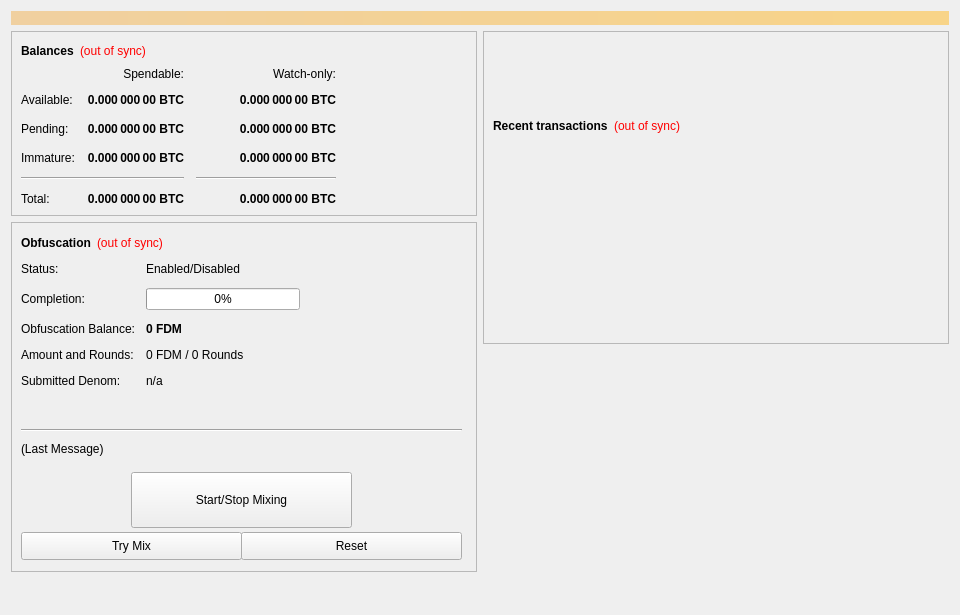
<?xml version="1.0" encoding="UTF-8"?>
<ui version="4.0">
 <class>OverviewPage</class>
 <widget class="QWidget" name="OverviewPage">
  <property name="geometry">
   <rect>
    <x>0</x>
    <y>0</y>
    <width>960</width>
    <height>615</height>
   </rect>
  </property>
  <property name="minimumSize">
   <size>
    <width>960</width>
    <height>0</height>
   </size>
  </property>
  <property name="windowTitle">
   <string>Form</string>
  </property>
  <layout class="QVBoxLayout" name="topLayout">
   <item>
    <widget class="QLabel" name="labelAlerts">
     <property name="visible">
      <bool>false</bool>
     </property>
     <property name="styleSheet">
      <string notr="true">background-color: qlineargradient(x1: 0, y1: 0, x2: 1, y2: 0, stop:0 #F0D0A0, stop:1 #F8D488); color:#000000;</string>
     </property>
     <property name="wordWrap">
      <bool>true</bool>
     </property>
     <property name="margin">
      <number>3</number>
     </property>
    </widget>
   </item>
   <item>
    <layout class="QHBoxLayout" name="horizontalLayout" stretch="1,1">
     <item>
      <layout class="QVBoxLayout" name="verticalLayout_2">
       <item>
        <widget class="QFrame" name="frame">
         <property name="frameShape">
          <enum>QFrame::StyledPanel</enum>
         </property>
         <property name="frameShadow">
          <enum>QFrame::Raised</enum>
         </property>
         <layout class="QVBoxLayout" name="verticalLayout_4">
          <item>
           <layout class="QHBoxLayout" name="horizontalLayout_4">
            <item>
             <widget class="QLabel" name="label_5">
              <property name="font">
               <font>
                <weight>75</weight>
                <bold>true</bold>
               </font>
              </property>
              <property name="text">
               <string>Balances</string>
              </property>
             </widget>
            </item>
            <item>
             <widget class="QLabel" name="labelWalletStatus">
              <property name="cursor">
               <cursorShape>WhatsThisCursor</cursorShape>
              </property>
              <property name="toolTip">
               <string>The displayed information may be out of date. Your wallet automatically synchronizes with the FDM network after a connection is established, but this process has not completed yet.</string>
              </property>
              <property name="styleSheet">
               <string notr="true">QLabel { color: red; }</string>
              </property>
              <property name="text">
               <string notr="true">(out of sync)</string>
              </property>
              <property name="alignment">
               <set>Qt::AlignLeading|Qt::AlignLeft|Qt::AlignVCenter</set>
              </property>
             </widget>
            </item>
            <item>
             <spacer name="horizontalSpacer_3">
              <property name="orientation">
               <enum>Qt::Horizontal</enum>
              </property>
              <property name="sizeHint" stdset="0">
               <size>
                <width>40</width>
                <height>20</height>
               </size>
              </property>
             </spacer>
            </item>
           </layout>
          </item>
          <item>
           <layout class="QGridLayout" name="gridLayout">
            <property name="spacing">
             <number>12</number>
            </property>
            <item row="2" column="2">
             <widget class="QLabel" name="labelWatchPending">
              <property name="font">
               <font>
                <weight>75</weight>
                <bold>true</bold>
               </font>
              </property>
              <property name="cursor">
               <cursorShape>IBeamCursor</cursorShape>
              </property>
              <property name="toolTip">
               <string>Unconfirmed transactions to watch-only addresses</string>
              </property>
              <property name="text">
               <string notr="true">0.000 000 00 BTC</string>
              </property>
              <property name="alignment">
               <set>Qt::AlignRight|Qt::AlignTrailing|Qt::AlignVCenter</set>
              </property>
              <property name="textInteractionFlags">
               <set>Qt::LinksAccessibleByMouse|Qt::TextSelectableByKeyboard|Qt::TextSelectableByMouse</set>
              </property>
             </widget>
            </item>
            <item row="2" column="1">
             <widget class="QLabel" name="labelUnconfirmed">
              <property name="font">
               <font>
                <weight>75</weight>
                <bold>true</bold>
               </font>
              </property>
              <property name="cursor">
               <cursorShape>IBeamCursor</cursorShape>
              </property>
              <property name="toolTip">
               <string>Total of transactions that have yet to be confirmed, and do not yet count toward the spendable balance</string>
              </property>
              <property name="text">
               <string notr="true">0.000 000 00 BTC</string>
              </property>
              <property name="alignment">
               <set>Qt::AlignRight|Qt::AlignTrailing|Qt::AlignVCenter</set>
              </property>
              <property name="textInteractionFlags">
               <set>Qt::LinksAccessibleByMouse|Qt::TextSelectableByKeyboard|Qt::TextSelectableByMouse</set>
              </property>
             </widget>
            </item>
            <item row="3" column="2">
             <widget class="QLabel" name="labelWatchImmature">
              <property name="font">
               <font>
                <weight>75</weight>
                <bold>true</bold>
               </font>
              </property>
              <property name="cursor">
               <cursorShape>IBeamCursor</cursorShape>
              </property>
              <property name="toolTip">
               <string>Staked or masternode rewards in watch-only addresses that has not yet matured</string>
              </property>
              <property name="text">
               <string notr="true">0.000 000 00 BTC</string>
              </property>
              <property name="alignment">
               <set>Qt::AlignRight|Qt::AlignTrailing|Qt::AlignVCenter</set>
              </property>
              <property name="textInteractionFlags">
               <set>Qt::LinksAccessibleByMouse|Qt::TextSelectableByKeyboard|Qt::TextSelectableByMouse</set>
              </property>
             </widget>
            </item>
            <item row="4" column="0" colspan="2">
             <widget class="Line" name="lineSpendableBalance">
              <property name="orientation">
               <enum>Qt::Horizontal</enum>
              </property>
             </widget>
            </item>
            <item row="4" column="2">
             <widget class="Line" name="lineWatchBalance">
              <property name="sizePolicy">
               <sizepolicy hsizetype="Preferred" vsizetype="Fixed">
                <horstretch>0</horstretch>
                <verstretch>0</verstretch>
               </sizepolicy>
              </property>
              <property name="minimumSize">
               <size>
                <width>140</width>
                <height>0</height>
               </size>
              </property>
              <property name="orientation">
               <enum>Qt::Horizontal</enum>
              </property>
             </widget>
            </item>
            <item row="5" column="0">
             <widget class="QLabel" name="labelTotalText">
              <property name="text">
               <string>Total:</string>
              </property>
             </widget>
            </item>
            <item row="3" column="1">
             <widget class="QLabel" name="labelImmature">
              <property name="font">
               <font>
                <weight>75</weight>
                <bold>true</bold>
               </font>
              </property>
              <property name="cursor">
               <cursorShape>IBeamCursor</cursorShape>
              </property>
              <property name="toolTip">
               <string>Staked or masternode rewards that has not yet matured</string>
              </property>
              <property name="text">
               <string notr="true">0.000 000 00 BTC</string>
              </property>
              <property name="alignment">
               <set>Qt::AlignRight|Qt::AlignTrailing|Qt::AlignVCenter</set>
              </property>
              <property name="textInteractionFlags">
               <set>Qt::LinksAccessibleByMouse|Qt::TextSelectableByKeyboard|Qt::TextSelectableByMouse</set>
              </property>
             </widget>
            </item>
            <item row="2" column="3">
             <spacer name="horizontalSpacer_2">
              <property name="orientation">
               <enum>Qt::Horizontal</enum>
              </property>
              <property name="sizeHint" stdset="0">
               <size>
                <width>40</width>
                <height>20</height>
               </size>
              </property>
             </spacer>
            </item>
            <item row="3" column="0">
             <widget class="QLabel" name="labelImmatureText">
              <property name="text">
               <string>Immature:</string>
              </property>
             </widget>
            </item>
            <item row="5" column="1">
             <widget class="QLabel" name="labelTotal">
              <property name="font">
               <font>
                <weight>75</weight>
                <bold>true</bold>
               </font>
              </property>
              <property name="cursor">
               <cursorShape>IBeamCursor</cursorShape>
              </property>
              <property name="toolTip">
               <string>Your current total balance</string>
              </property>
              <property name="text">
               <string notr="true">0.000 000 00 BTC</string>
              </property>
              <property name="alignment">
               <set>Qt::AlignRight|Qt::AlignTrailing|Qt::AlignVCenter</set>
              </property>
              <property name="textInteractionFlags">
               <set>Qt::LinksAccessibleByMouse|Qt::TextSelectableByKeyboard|Qt::TextSelectableByMouse</set>
              </property>
             </widget>
            </item>
            <item row="5" column="2">
             <widget class="QLabel" name="labelWatchTotal">
              <property name="font">
               <font>
                <weight>75</weight>
                <bold>true</bold>
               </font>
              </property>
              <property name="cursor">
               <cursorShape>IBeamCursor</cursorShape>
              </property>
              <property name="toolTip">
               <string>Current total balance in watch-only addresses</string>
              </property>
              <property name="text">
               <string notr="true">0.000 000 00 BTC</string>
              </property>
              <property name="alignment">
               <set>Qt::AlignRight|Qt::AlignTrailing|Qt::AlignVCenter</set>
              </property>
              <property name="textInteractionFlags">
               <set>Qt::LinksAccessibleByMouse|Qt::TextSelectableByKeyboard|Qt::TextSelectableByMouse</set>
              </property>
             </widget>
            </item>
            <item row="0" column="2">
             <widget class="QLabel" name="labelWatchonly">
              <property name="text">
               <string>Watch-only:</string>
              </property>
              <property name="alignment">
               <set>Qt::AlignRight|Qt::AlignTrailing|Qt::AlignVCenter</set>
              </property>
             </widget>
            </item>
            <item row="1" column="0">
             <widget class="QLabel" name="labelBalanceText">
              <property name="text">
               <string>Available:</string>
              </property>
             </widget>
            </item>
            <item row="1" column="1">
             <widget class="QLabel" name="labelBalance">
              <property name="font">
               <font>
                <weight>75</weight>
                <bold>true</bold>
               </font>
              </property>
              <property name="cursor">
               <cursorShape>IBeamCursor</cursorShape>
              </property>
              <property name="toolTip">
               <string>Your current spendable balance</string>
              </property>
              <property name="text">
               <string notr="true">0.000 000 00 BTC</string>
              </property>
              <property name="alignment">
               <set>Qt::AlignRight|Qt::AlignTrailing|Qt::AlignVCenter</set>
              </property>
              <property name="textInteractionFlags">
               <set>Qt::LinksAccessibleByMouse|Qt::TextSelectableByKeyboard|Qt::TextSelectableByMouse</set>
              </property>
             </widget>
            </item>
            <item row="1" column="2">
             <widget class="QLabel" name="labelWatchAvailable">
              <property name="font">
               <font>
                <weight>75</weight>
                <bold>true</bold>
               </font>
              </property>
              <property name="cursor">
               <cursorShape>IBeamCursor</cursorShape>
              </property>
              <property name="toolTip">
               <string>Your current balance in watch-only addresses</string>
              </property>
              <property name="text">
               <string notr="true">0.000 000 00 BTC</string>
              </property>
              <property name="alignment">
               <set>Qt::AlignRight|Qt::AlignTrailing|Qt::AlignVCenter</set>
              </property>
              <property name="textInteractionFlags">
               <set>Qt::LinksAccessibleByMouse|Qt::TextSelectableByKeyboard|Qt::TextSelectableByMouse</set>
              </property>
             </widget>
            </item>
            <item row="2" column="0">
             <widget class="QLabel" name="labelPendingText">
              <property name="text">
               <string>Pending:</string>
              </property>
             </widget>
            </item>
            <item row="0" column="1">
             <widget class="QLabel" name="labelSpendable">
              <property name="text">
               <string>Spendable:</string>
              </property>
              <property name="alignment">
               <set>Qt::AlignRight|Qt::AlignTrailing|Qt::AlignVCenter</set>
              </property>
             </widget>
            </item>
           </layout>
          </item>
         </layout>
        </widget>
       </item>
       <item>
        <widget class="QFrame" name="frameObfuscation">
         <property name="minimumSize">
          <size>
           <width>0</width>
           <height>350</height>
          </size>
         </property>
         <property name="layoutDirection">
          <enum>Qt::LeftToRight</enum>
         </property>
         <property name="frameShape">
          <enum>QFrame::StyledPanel</enum>
         </property>
         <property name="frameShadow">
          <enum>QFrame::Raised</enum>
         </property>
         <widget class="QWidget" name="formLayoutWidget">
          <property name="geometry">
           <rect>
            <x>10</x>
            <y>40</y>
            <width>451</width>
            <height>161</height>
           </rect>
          </property>
          <layout class="QFormLayout" name="formLayout">
           <property name="fieldGrowthPolicy">
            <enum>QFormLayout::AllNonFixedFieldsGrow</enum>
           </property>
           <property name="horizontalSpacing">
            <number>11</number>
           </property>
           <property name="verticalSpacing">
            <number>12</number>
           </property>
           <item row="0" column="0">
            <widget class="QLabel" name="label_6">
             <property name="text">
              <string>Status:</string>
             </property>
            </widget>
           </item>
           <item row="1" column="0">
            <widget class="QLabel" name="label_7">
             <property name="text">
              <string>Completion:</string>
             </property>
            </widget>
           </item>
           <item row="1" column="1">
            <widget class="QProgressBar" name="obfuscationProgress">
             <property name="maximumSize">
              <size>
               <width>154</width>
               <height>16777215</height>
              </size>
             </property>
             <property name="value">
              <number>0</number>
             </property>
            </widget>
           </item>
           <item row="2" column="0">
            <widget class="QLabel" name="labelAnonymizedText">
             <property name="text">
              <string>Obfuscation Balance:</string>
             </property>
            </widget>
           </item>
           <item row="2" column="1">
            <widget class="QLabel" name="labelAnonymized">
             <property name="font">
              <font>
               <weight>75</weight>
               <bold>true</bold>
              </font>
             </property>
             <property name="text">
              <string notr="true">0 FDM</string>
             </property>
            </widget>
           </item>
           <item row="3" column="0">
            <widget class="QLabel" name="label_8">
             <property name="text">
              <string>Amount and Rounds:</string>
             </property>
            </widget>
           </item>
           <item row="3" column="1">
            <widget class="QLabel" name="labelAmountRounds">
             <property name="text">
              <string>0 FDM / 0 Rounds</string>
             </property>
            </widget>
           </item>
           <item row="4" column="0">
            <widget class="QLabel" name="label_9">
             <property name="text">
              <string>Submitted Denom:</string>
             </property>
            </widget>
           </item>
           <item row="4" column="1">
            <widget class="QLabel" name="labelSubmittedDenom">
             <property name="toolTip">
              <string>The denominations you submitted to the Masternode.&lt;br&gt;To mix, other users must submit the exact same denominations.</string>
             </property>
             <property name="text">
              <string>n/a</string>
             </property>
            </widget>
           </item>
           <item row="0" column="1">
            <widget class="QLabel" name="obfuscationEnabled">
             <property name="text">
              <string>Enabled/Disabled</string>
             </property>
            </widget>
           </item>
          </layout>
         </widget>
         <widget class="QPushButton" name="runAutoDenom">
          <property name="geometry">
           <rect>
            <x>251</x>
            <y>17</y>
            <width>1</width>
            <height>1</height>
           </rect>
          </property>
          <property name="palette">
           <palette>
            <active>
             <colorrole role="WindowText">
              <brush brushstyle="SolidPattern">
               <color alpha="255">
                <red>0</red>
                <green>0</green>
                <blue>0</blue>
               </color>
              </brush>
             </colorrole>
             <colorrole role="Button">
              <brush brushstyle="SolidPattern">
               <color alpha="255">
                <red>239</red>
                <green>238</green>
                <blue>238</blue>
               </color>
              </brush>
             </colorrole>
             <colorrole role="Light">
              <brush brushstyle="SolidPattern">
               <color alpha="255">
                <red>255</red>
                <green>255</green>
                <blue>255</blue>
               </color>
              </brush>
             </colorrole>
             <colorrole role="Midlight">
              <brush brushstyle="SolidPattern">
               <color alpha="255">
                <red>247</red>
                <green>246</green>
                <blue>246</blue>
               </color>
              </brush>
             </colorrole>
             <colorrole role="Dark">
              <brush brushstyle="SolidPattern">
               <color alpha="255">
                <red>119</red>
                <green>119</green>
                <blue>119</blue>
               </color>
              </brush>
             </colorrole>
             <colorrole role="Mid">
              <brush brushstyle="SolidPattern">
               <color alpha="255">
                <red>159</red>
                <green>159</green>
                <blue>159</blue>
               </color>
              </brush>
             </colorrole>
             <colorrole role="Text">
              <brush brushstyle="SolidPattern">
               <color alpha="255">
                <red>0</red>
                <green>0</green>
                <blue>0</blue>
               </color>
              </brush>
             </colorrole>
             <colorrole role="BrightText">
              <brush brushstyle="SolidPattern">
               <color alpha="255">
                <red>255</red>
                <green>255</green>
                <blue>255</blue>
               </color>
              </brush>
             </colorrole>
             <colorrole role="ButtonText">
              <brush brushstyle="SolidPattern">
               <color alpha="255">
                <red>0</red>
                <green>0</green>
                <blue>0</blue>
               </color>
              </brush>
             </colorrole>
             <colorrole role="Base">
              <brush brushstyle="SolidPattern">
               <color alpha="255">
                <red>255</red>
                <green>255</green>
                <blue>255</blue>
               </color>
              </brush>
             </colorrole>
             <colorrole role="Window">
              <brush brushstyle="SolidPattern">
               <color alpha="255">
                <red>239</red>
                <green>238</green>
                <blue>238</blue>
               </color>
              </brush>
             </colorrole>
             <colorrole role="Shadow">
              <brush brushstyle="SolidPattern">
               <color alpha="255">
                <red>0</red>
                <green>0</green>
                <blue>0</blue>
               </color>
              </brush>
             </colorrole>
             <colorrole role="AlternateBase">
              <brush brushstyle="SolidPattern">
               <color alpha="255">
                <red>247</red>
                <green>246</green>
                <blue>246</blue>
               </color>
              </brush>
             </colorrole>
             <colorrole role="ToolTipBase">
              <brush brushstyle="SolidPattern">
               <color alpha="255">
                <red>255</red>
                <green>255</green>
                <blue>220</blue>
               </color>
              </brush>
             </colorrole>
             <colorrole role="ToolTipText">
              <brush brushstyle="SolidPattern">
               <color alpha="255">
                <red>0</red>
                <green>0</green>
                <blue>0</blue>
               </color>
              </brush>
             </colorrole>
            </active>
            <inactive>
             <colorrole role="WindowText">
              <brush brushstyle="SolidPattern">
               <color alpha="255">
                <red>0</red>
                <green>0</green>
                <blue>0</blue>
               </color>
              </brush>
             </colorrole>
             <colorrole role="Button">
              <brush brushstyle="SolidPattern">
               <color alpha="255">
                <red>239</red>
                <green>238</green>
                <blue>238</blue>
               </color>
              </brush>
             </colorrole>
             <colorrole role="Light">
              <brush brushstyle="SolidPattern">
               <color alpha="255">
                <red>255</red>
                <green>255</green>
                <blue>255</blue>
               </color>
              </brush>
             </colorrole>
             <colorrole role="Midlight">
              <brush brushstyle="SolidPattern">
               <color alpha="255">
                <red>247</red>
                <green>246</green>
                <blue>246</blue>
               </color>
              </brush>
             </colorrole>
             <colorrole role="Dark">
              <brush brushstyle="SolidPattern">
               <color alpha="255">
                <red>119</red>
                <green>119</green>
                <blue>119</blue>
               </color>
              </brush>
             </colorrole>
             <colorrole role="Mid">
              <brush brushstyle="SolidPattern">
               <color alpha="255">
                <red>159</red>
                <green>159</green>
                <blue>159</blue>
               </color>
              </brush>
             </colorrole>
             <colorrole role="Text">
              <brush brushstyle="SolidPattern">
               <color alpha="255">
                <red>0</red>
                <green>0</green>
                <blue>0</blue>
               </color>
              </brush>
             </colorrole>
             <colorrole role="BrightText">
              <brush brushstyle="SolidPattern">
               <color alpha="255">
                <red>255</red>
                <green>255</green>
                <blue>255</blue>
               </color>
              </brush>
             </colorrole>
             <colorrole role="ButtonText">
              <brush brushstyle="SolidPattern">
               <color alpha="255">
                <red>0</red>
                <green>0</green>
                <blue>0</blue>
               </color>
              </brush>
             </colorrole>
             <colorrole role="Base">
              <brush brushstyle="SolidPattern">
               <color alpha="255">
                <red>255</red>
                <green>255</green>
                <blue>255</blue>
               </color>
              </brush>
             </colorrole>
             <colorrole role="Window">
              <brush brushstyle="SolidPattern">
               <color alpha="255">
                <red>239</red>
                <green>238</green>
                <blue>238</blue>
               </color>
              </brush>
             </colorrole>
             <colorrole role="Shadow">
              <brush brushstyle="SolidPattern">
               <color alpha="255">
                <red>0</red>
                <green>0</green>
                <blue>0</blue>
               </color>
              </brush>
             </colorrole>
             <colorrole role="AlternateBase">
              <brush brushstyle="SolidPattern">
               <color alpha="255">
                <red>247</red>
                <green>246</green>
                <blue>246</blue>
               </color>
              </brush>
             </colorrole>
             <colorrole role="ToolTipBase">
              <brush brushstyle="SolidPattern">
               <color alpha="255">
                <red>255</red>
                <green>255</green>
                <blue>220</blue>
               </color>
              </brush>
             </colorrole>
             <colorrole role="ToolTipText">
              <brush brushstyle="SolidPattern">
               <color alpha="255">
                <red>0</red>
                <green>0</green>
                <blue>0</blue>
               </color>
              </brush>
             </colorrole>
            </inactive>
            <disabled>
             <colorrole role="WindowText">
              <brush brushstyle="SolidPattern">
               <color alpha="255">
                <red>119</red>
                <green>119</green>
                <blue>119</blue>
               </color>
              </brush>
             </colorrole>
             <colorrole role="Button">
              <brush brushstyle="SolidPattern">
               <color alpha="255">
                <red>239</red>
                <green>238</green>
                <blue>238</blue>
               </color>
              </brush>
             </colorrole>
             <colorrole role="Light">
              <brush brushstyle="SolidPattern">
               <color alpha="255">
                <red>255</red>
                <green>255</green>
                <blue>255</blue>
               </color>
              </brush>
             </colorrole>
             <colorrole role="Midlight">
              <brush brushstyle="SolidPattern">
               <color alpha="255">
                <red>247</red>
                <green>246</green>
                <blue>246</blue>
               </color>
              </brush>
             </colorrole>
             <colorrole role="Dark">
              <brush brushstyle="SolidPattern">
               <color alpha="255">
                <red>119</red>
                <green>119</green>
                <blue>119</blue>
               </color>
              </brush>
             </colorrole>
             <colorrole role="Mid">
              <brush brushstyle="SolidPattern">
               <color alpha="255">
                <red>159</red>
                <green>159</green>
                <blue>159</blue>
               </color>
              </brush>
             </colorrole>
             <colorrole role="Text">
              <brush brushstyle="SolidPattern">
               <color alpha="255">
                <red>119</red>
                <green>119</green>
                <blue>119</blue>
               </color>
              </brush>
             </colorrole>
             <colorrole role="BrightText">
              <brush brushstyle="SolidPattern">
               <color alpha="255">
                <red>255</red>
                <green>255</green>
                <blue>255</blue>
               </color>
              </brush>
             </colorrole>
             <colorrole role="ButtonText">
              <brush brushstyle="SolidPattern">
               <color alpha="255">
                <red>119</red>
                <green>119</green>
                <blue>119</blue>
               </color>
              </brush>
             </colorrole>
             <colorrole role="Base">
              <brush brushstyle="SolidPattern">
               <color alpha="255">
                <red>239</red>
                <green>238</green>
                <blue>238</blue>
               </color>
              </brush>
             </colorrole>
             <colorrole role="Window">
              <brush brushstyle="SolidPattern">
               <color alpha="255">
                <red>239</red>
                <green>238</green>
                <blue>238</blue>
               </color>
              </brush>
             </colorrole>
             <colorrole role="Shadow">
              <brush brushstyle="SolidPattern">
               <color alpha="255">
                <red>0</red>
                <green>0</green>
                <blue>0</blue>
               </color>
              </brush>
             </colorrole>
             <colorrole role="AlternateBase">
              <brush brushstyle="SolidPattern">
               <color alpha="255">
                <red>239</red>
                <green>238</green>
                <blue>238</blue>
               </color>
              </brush>
             </colorrole>
             <colorrole role="ToolTipBase">
              <brush brushstyle="SolidPattern">
               <color alpha="255">
                <red>255</red>
                <green>255</green>
                <blue>220</blue>
               </color>
              </brush>
             </colorrole>
             <colorrole role="ToolTipText">
              <brush brushstyle="SolidPattern">
               <color alpha="255">
                <red>0</red>
                <green>0</green>
                <blue>0</blue>
               </color>
              </brush>
             </colorrole>
            </disabled>
           </palette>
          </property>
          <property name="focusPolicy">
           <enum>Qt::NoFocus</enum>
          </property>
          <property name="autoFillBackground">
           <bool>true</bool>
          </property>
          <property name="text">
           <string/>
          </property>
          <property name="flat">
           <bool>true</bool>
          </property>
         </widget>
         <widget class="QPushButton" name="toggleObfuscation">
          <property name="geometry">
           <rect>
            <x>120</x>
            <y>250</y>
            <width>221</width>
            <height>56</height>
           </rect>
          </property>
          <property name="sizePolicy">
           <sizepolicy hsizetype="MinimumExpanding" vsizetype="Fixed">
            <horstretch>0</horstretch>
            <verstretch>0</verstretch>
           </sizepolicy>
          </property>
          <property name="text">
           <string>Start/Stop Mixing</string>
          </property>
         </widget>
         <widget class="Line" name="lineLastMessage">
          <property name="geometry">
           <rect>
            <x>10</x>
            <y>200</y>
            <width>441</width>
            <height>16</height>
           </rect>
          </property>
          <property name="orientation">
           <enum>Qt::Horizontal</enum>
          </property>
         </widget>
         <widget class="QLabel" name="obfuscationStatus">
          <property name="geometry">
           <rect>
            <x>10</x>
            <y>220</y>
            <width>451</width>
            <height>61</height>
           </rect>
          </property>
          <property name="minimumSize">
           <size>
            <width>288</width>
            <height>43</height>
           </size>
          </property>
          <property name="text">
           <string>(Last Message)</string>
          </property>
          <property name="alignment">
           <set>Qt::AlignLeading|Qt::AlignLeft|Qt::AlignTop</set>
          </property>
          <property name="wordWrap">
           <bool>true</bool>
          </property>
         </widget>
         <widget class="QPushButton" name="obfuscationAuto">
          <property name="geometry">
           <rect>
            <x>10</x>
            <y>310</y>
            <width>221</width>
            <height>28</height>
           </rect>
          </property>
          <property name="sizePolicy">
           <sizepolicy hsizetype="MinimumExpanding" vsizetype="Fixed">
            <horstretch>0</horstretch>
            <verstretch>0</verstretch>
           </sizepolicy>
          </property>
          <property name="toolTip">
           <string>Try to manually submit a Obfuscation request.</string>
          </property>
          <property name="text">
           <string>Try Mix</string>
          </property>
         </widget>
         <widget class="QPushButton" name="obfuscationReset">
          <property name="geometry">
           <rect>
            <x>230</x>
            <y>310</y>
            <width>221</width>
            <height>28</height>
           </rect>
          </property>
          <property name="sizePolicy">
           <sizepolicy hsizetype="MinimumExpanding" vsizetype="Fixed">
            <horstretch>0</horstretch>
            <verstretch>0</verstretch>
           </sizepolicy>
          </property>
          <property name="toolTip">
           <string>Reset the current status of Obfuscation (can interrupt Obfuscation if it's in the process of Mixing, which can cost you money!)</string>
          </property>
          <property name="autoFillBackground">
           <bool>false</bool>
          </property>
          <property name="text">
           <string>Reset</string>
          </property>
         </widget>
         <widget class="QWidget" name="layoutWidget">
          <property name="geometry">
           <rect>
            <x>10</x>
            <y>10</y>
            <width>431</width>
            <height>22</height>
           </rect>
          </property>
          <layout class="QHBoxLayout" name="horizontalLayout_5">
           <item>
            <widget class="QLabel" name="label_2">
             <property name="font">
              <font>
               <weight>75</weight>
               <bold>true</bold>
              </font>
             </property>
             <property name="text">
              <string>Obfuscation</string>
             </property>
            </widget>
           </item>
           <item>
            <widget class="QLabel" name="labelObfuscationSyncStatus">
             <property name="toolTip">
              <string>The displayed information may be out of date. Your wallet automatically synchronizes with the FDM network after a connection is established, but this process has not completed yet.</string>
             </property>
             <property name="styleSheet">
              <string notr="true">QLabel { color: red; }</string>
             </property>
             <property name="text">
              <string notr="true">(out of sync)</string>
             </property>
             <property name="alignment">
              <set>Qt::AlignLeading|Qt::AlignLeft|Qt::AlignVCenter</set>
             </property>
            </widget>
           </item>
           <item>
            <spacer name="horizontalSpacer_4">
             <property name="orientation">
              <enum>Qt::Horizontal</enum>
             </property>
             <property name="sizeHint" stdset="0">
              <size>
               <width>40</width>
               <height>20</height>
              </size>
             </property>
            </spacer>
           </item>
          </layout>
         </widget>
        </widget>
       </item>
       <item>
        <spacer name="verticalSpacer">
         <property name="orientation">
          <enum>Qt::Vertical</enum>
         </property>
         <property name="sizeHint" stdset="0">
          <size>
           <width>20</width>
           <height>40</height>
          </size>
         </property>
        </spacer>
       </item>
      </layout>
     </item>
     <item>
      <layout class="QVBoxLayout" name="verticalLayout_3">
       <item>
        <widget class="QFrame" name="frame_2">
         <property name="frameShape">
          <enum>QFrame::StyledPanel</enum>
         </property>
         <property name="frameShadow">
          <enum>QFrame::Raised</enum>
         </property>
         <layout class="QVBoxLayout" name="verticalLayout">
          <item>
           <spacer name="verticalSpacer_3">
            <property name="orientation">
             <enum>Qt::Vertical</enum>
            </property>
            <property name="sizeType">
             <enum>QSizePolicy::Fixed</enum>
            </property>
            <property name="sizeHint" stdset="0">
             <size>
              <width>20</width>
              <height>75</height>
             </size>
            </property>
           </spacer>
          </item>
          <item>
           <layout class="QHBoxLayout" name="horizontalLayout_2">
            <item>
             <widget class="QLabel" name="label_4">
              <property name="font">
               <font>
                <weight>75</weight>
                <bold>true</bold>
               </font>
              </property>
              <property name="text">
               <string>Recent transactions</string>
              </property>
             </widget>
            </item>
            <item>
             <widget class="QLabel" name="labelTransactionsStatus">
              <property name="cursor">
               <cursorShape>WhatsThisCursor</cursorShape>
              </property>
              <property name="toolTip">
               <string>The displayed information may be out of date. Your wallet automatically synchronizes with the FDM network after a connection is established, but this process has not completed yet.</string>
              </property>
              <property name="styleSheet">
               <string notr="true">QLabel { color: red; }</string>
              </property>
              <property name="text">
               <string notr="true">(out of sync)</string>
              </property>
              <property name="alignment">
               <set>Qt::AlignRight|Qt::AlignTrailing|Qt::AlignVCenter</set>
              </property>
             </widget>
            </item>
            <item>
             <spacer name="horizontalSpacer">
              <property name="orientation">
               <enum>Qt::Horizontal</enum>
              </property>
              <property name="sizeHint" stdset="0">
               <size>
                <width>40</width>
                <height>20</height>
               </size>
              </property>
             </spacer>
            </item>
           </layout>
          </item>
          <item>
           <widget class="QListView" name="listTransactions">
            <property name="styleSheet">
             <string notr="true">QListView { background: transparent; }</string>
            </property>
            <property name="frameShape">
             <enum>QFrame::NoFrame</enum>
            </property>
            <property name="verticalScrollBarPolicy">
             <enum>Qt::ScrollBarAlwaysOff</enum>
            </property>
            <property name="horizontalScrollBarPolicy">
             <enum>Qt::ScrollBarAlwaysOff</enum>
            </property>
            <property name="selectionMode">
             <enum>QAbstractItemView::NoSelection</enum>
            </property>
           </widget>
          </item>
         </layout>
        </widget>
       </item>
       <item>
        <spacer name="verticalSpacer_2">
         <property name="orientation">
          <enum>Qt::Vertical</enum>
         </property>
         <property name="sizeType">
          <enum>QSizePolicy::Expanding</enum>
         </property>
         <property name="sizeHint" stdset="0">
          <size>
           <width>20</width>
           <height>40</height>
          </size>
         </property>
        </spacer>
       </item>
      </layout>
     </item>
    </layout>
   </item>
  </layout>
 </widget>
 <resources/>
 <connections/>
</ui>
